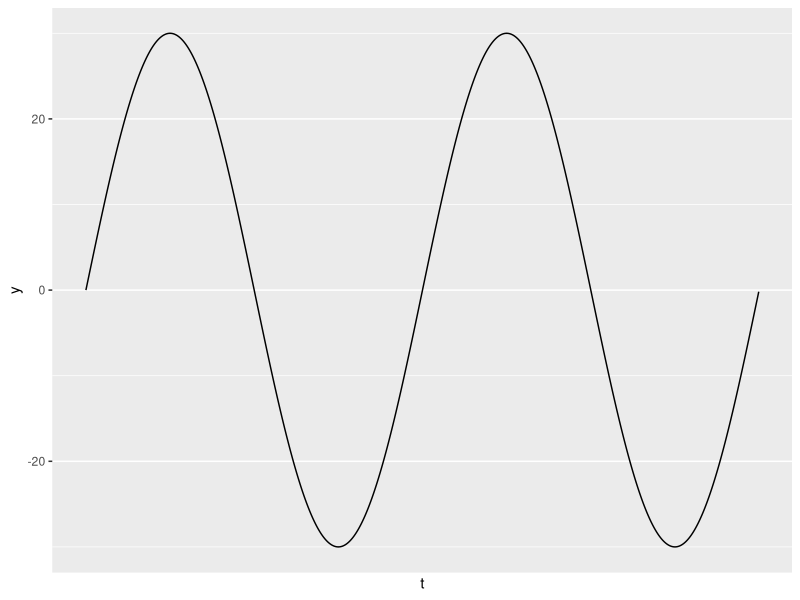
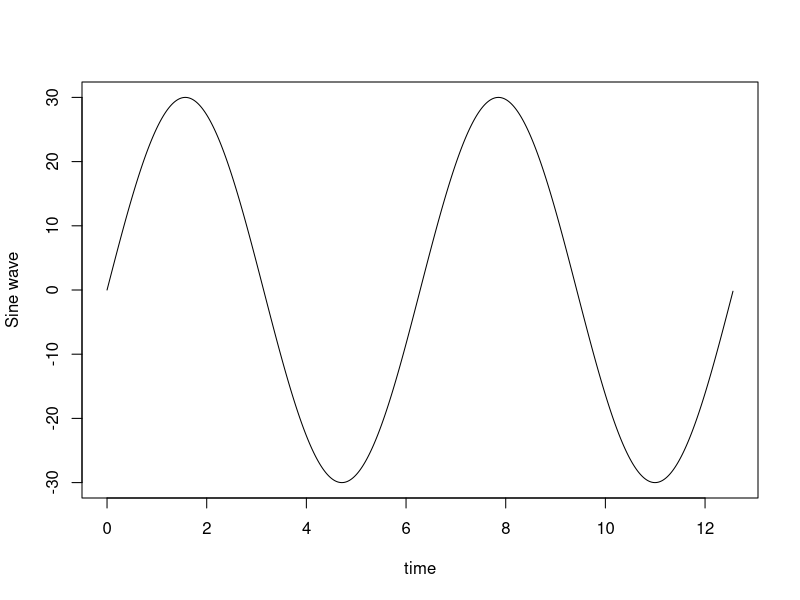
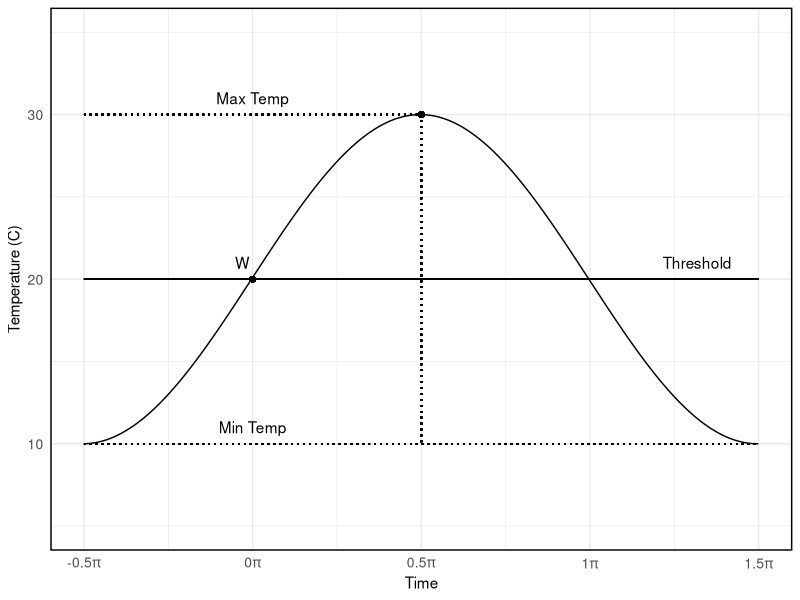
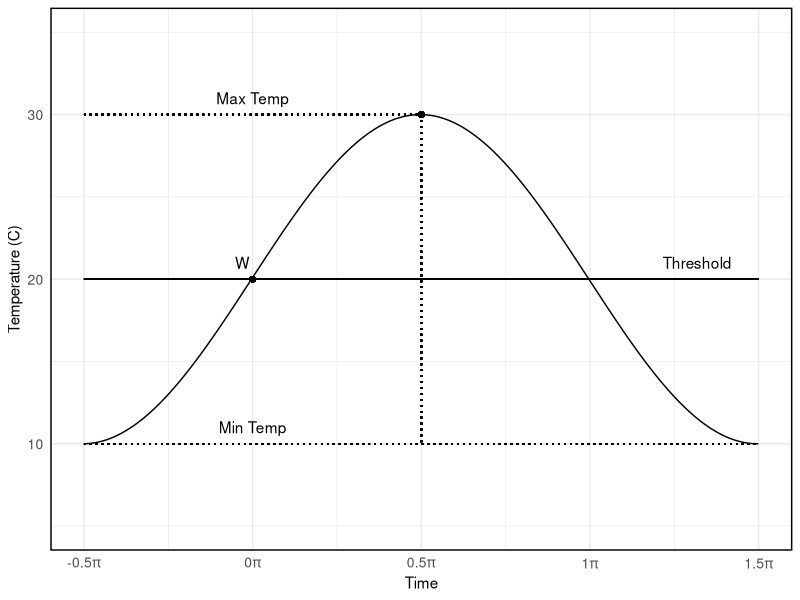

Here is the R script that generated these plots, in order:
library(ggplot2)
library(scales)
library(ggthemes)

t = seq(0, 4*pi, 0.01)
y = 30*sin(t)
dat <- data.frame(t = t, y = y)
pi_scales <- math_format(.x * pi, format = function(x) x / pi)

gp <- ggplot(dat, aes(t,y)) + geom_line()
gp+ scale_x_continuous(labels = pi_scales, breaks = seq(-pi / 2, pi / 2,  3*pi / 2))
plot(t,y,type="l", xlab="time", ylab="Sine wave")



pi_scales <- math_format(.x * pi, format = function(x) x / pi)

time <- seq(-pi/2, 3*pi/2, by = 0.01)
signal <- 20*sin(time/2-40.05)^2  + 10
df <- data.frame(time,signal)

gg <- ggplot(data = df, aes(x = time, y = signal)) + geom_line() +  scale_x_continuous(labels = pi_scales, breaks = seq(-pi / 2, 7 * pi / 2, pi / 2)) + theme_bw() + ylab("Temperature (C)") + xlab("Time")
gg <- gg + geom_segment(aes(x = -0.5*pi, xend = 1.5*pi, y = 20, yend = 20), linetype = 1) + ylim(5,35) +
  geom_segment(aes(x = -0.5*pi, xend = 1.5*pi, y = 10, yend = 10), linetype = 9) +
  geom_segment(aes(x = -0.5*pi, xend = .5*pi, y = 30, yend = 30), linetype = 9) +
  geom_segment(aes(x = 0.5*pi, xend = 0.5*pi, y = 30, yend = 10), linetype = 9) +
  annotate("text", x = -0.1, y = 21, label = "W") +
  geom_point(aes(x=0, y = 20)) +
  geom_point(aes(x=0.5*pi, y = 30)) +
  annotate("text", x = 0, y = 31, label = "Max Temp") +
  annotate("text", x = 0, y = 11, label = "Min Temp") +
  annotate("text", x = pi+1, y = 21, label = "Threshold")

gg + theme(axis.line=element_blank(), axis.text=element_text(size=10),axis.ticks=element_blank(), plot.title = element_text(size=10, face = "plain"),panel.border = element_rect(colour = "black", size=1, fill = NA))
  

ggsave("figures/degree_day_explanation.pdf", width=6, height=4)
